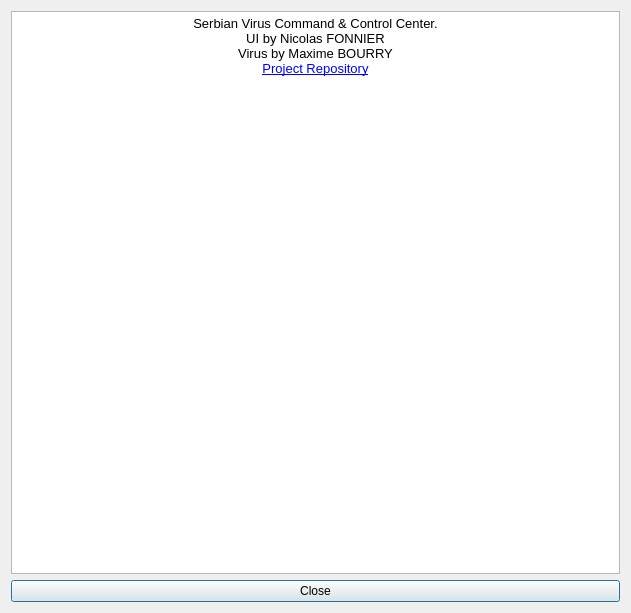
<?xml version="1.0" encoding="UTF-8"?>
<ui version="4.0">
 <class>HelpWindow</class>
 <widget class="QDialog" name="HelpWindow">
  <property name="geometry">
   <rect>
    <x>0</x>
    <y>0</y>
    <width>631</width>
    <height>613</height>
   </rect>
  </property>
  <property name="windowTitle">
   <string>Dialog</string>
  </property>
  <property name="windowIcon">
   <iconset resource="Resources.qrc">
    <normaloff>:/images/icon</normaloff>:/images/icon</iconset>
  </property>
  <property name="modal">
   <bool>true</bool>
  </property>
  <layout class="QGridLayout" name="gridLayout">
   <item row="0" column="0">
    <widget class="QTextBrowser" name="textBrowser">
     <property name="documentTitle">
      <string/>
     </property>
     <property name="html">
      <string>&lt;!DOCTYPE HTML PUBLIC &quot;-//W3C//DTD HTML 4.0//EN&quot; &quot;http://www.w3.org/TR/REC-html40/strict.dtd&quot;&gt;
&lt;html&gt;&lt;head&gt;&lt;meta name=&quot;qrichtext&quot; content=&quot;1&quot; /&gt;&lt;style type=&quot;text/css&quot;&gt;
p, li { white-space: pre-wrap; }
&lt;/style&gt;&lt;/head&gt;&lt;body style=&quot; font-family:'Droid Sans Bold'; font-size:10pt; font-weight:400; font-style:normal;&quot;&gt;
&lt;p align=&quot;center&quot; style=&quot; margin-top:0px; margin-bottom:0px; margin-left:0px; margin-right:0px; -qt-block-indent:0; text-indent:0px;&quot;&gt;&lt;span style=&quot; font-family:'Sans Serif';&quot;&gt;Serbian Virus Command &amp;amp; Control Center.&lt;/span&gt;&lt;/p&gt;
&lt;p align=&quot;center&quot; style=&quot; margin-top:0px; margin-bottom:0px; margin-left:0px; margin-right:0px; -qt-block-indent:0; text-indent:0px;&quot;&gt;&lt;img src=&quot;:/images/icon_small&quot; /&gt;&lt;/p&gt;
&lt;p align=&quot;center&quot; style=&quot; margin-top:0px; margin-bottom:0px; margin-left:0px; margin-right:0px; -qt-block-indent:0; text-indent:0px;&quot;&gt;&lt;span style=&quot; font-family:'Sans Serif';&quot;&gt;UI by Nicolas FONNIER&lt;/span&gt;&lt;/p&gt;
&lt;p align=&quot;center&quot; style=&quot; margin-top:0px; margin-bottom:0px; margin-left:0px; margin-right:0px; -qt-block-indent:0; text-indent:0px;&quot;&gt;&lt;span style=&quot; font-family:'Sans Serif';&quot;&gt;Virus by Maxime BOURRY&lt;/span&gt;&lt;/p&gt;
&lt;p align=&quot;center&quot; style=&quot; margin-top:0px; margin-bottom:0px; margin-left:0px; margin-right:0px; -qt-block-indent:0; text-indent:0px;&quot;&gt;&lt;a href=&quot;https://github.com/Fenrir-2/A-Serbian-Virus&quot;&gt;&lt;span style=&quot; font-family:'Droid Sans Bold'; text-decoration: underline; color:#0000ff;&quot;&gt;Project Repository&lt;/span&gt;&lt;/a&gt;&lt;/p&gt;
&lt;p style=&quot;-qt-paragraph-type:empty; margin-top:0px; margin-bottom:0px; margin-left:0px; margin-right:0px; -qt-block-indent:0; text-indent:0px; font-family:'Sans Serif';&quot;&gt;&lt;br /&gt;&lt;/p&gt;&lt;/body&gt;&lt;/html&gt;</string>
     </property>
     <property name="openExternalLinks">
      <bool>true</bool>
     </property>
     <property name="openLinks">
      <bool>true</bool>
     </property>
    </widget>
   </item>
   <item row="1" column="0">
    <widget class="QPushButton" name="pushButton">
     <property name="text">
      <string>Close</string>
     </property>
     <property name="shortcut">
      <string>Ctrl+Q</string>
     </property>
    </widget>
   </item>
  </layout>
 </widget>
 <tabstops>
  <tabstop>pushButton</tabstop>
  <tabstop>textBrowser</tabstop>
 </tabstops>
 <resources>
  <include location="Resources.qrc"/>
 </resources>
 <connections>
  <connection>
   <sender>pushButton</sender>
   <signal>clicked()</signal>
   <receiver>HelpWindow</receiver>
   <slot>close()</slot>
   <hints>
    <hint type="sourcelabel">
     <x>205</x>
     <y>402</y>
    </hint>
    <hint type="destinationlabel">
     <x>66</x>
     <y>431</y>
    </hint>
   </hints>
  </connection>
 </connections>
</ui>
